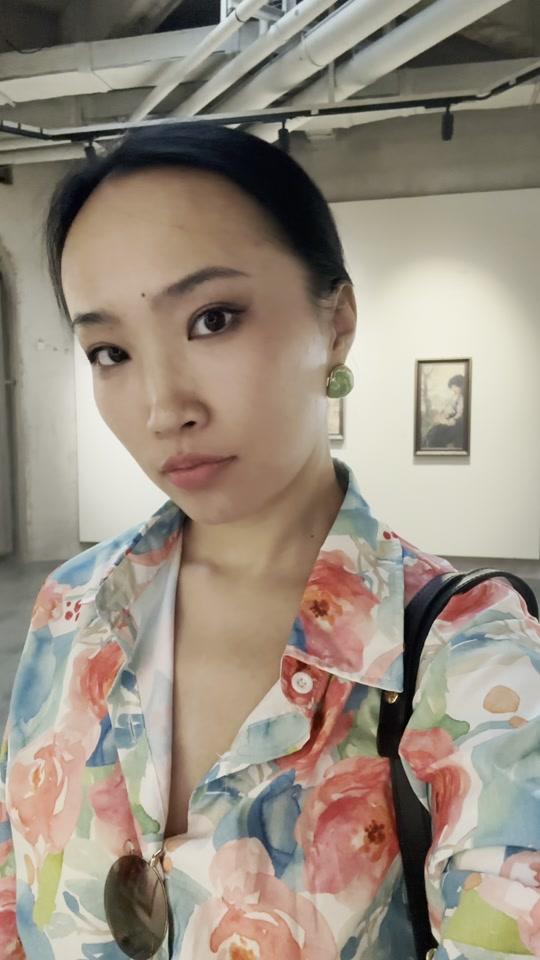
#> input picture Desktop/Digital Art/AE/video1/results/mvp/base_frame.jpg, 540 x 960 px, given in place of base_frame.png, which was not available
$ python living_painting_mvp.py
#> lines starting #> are read from the running program, lines starting #| are printed output that depends on the picture; pictures that were not available may be replaced by others from this repository, and a replacement may not be noted
#!/usr/bin/env python3
"""video2 MVP: 'living painting' — time-varying displacement of the oil-painting
surface only (frame + wall stay static), mimicking ref2's continuous texture
rearrangement. Output: jpg frames -> ffmpeg assembles 4s/30fps clip."""
import os, sys
import numpy as np
from PIL import Image
from scipy.ndimage import zoom, map_coordinates

BASE = os.path.expanduser("~/Desktop/Digital Art/AE/video2/results/mvp")
img = np.asarray(Image.open(os.path.join(BASE, "base_frame.png"))).astype(np.float32)
H, W = img.shape[:2]
#> H = 960; W = 540
print("base", W, "x", H)
#| base 540 x 960

# work at half res for speed
img_s = np.asarray(Image.fromarray(img.astype(np.uint8)).resize((W // 2, H // 2), Image.LANCZOS)).astype(np.float32)
h, w = img_s.shape[:2]
#> h = 480; w = 270

# painting inner-canvas rect as fractions of full frame (measured on preview):
# preview 720x1280: canvas x 18..690, y 300..880
x0, x1 = int(0.068 * w), int(0.912 * w)
#> x0 = 18; x1 = 246
y0, y1 = int(0.275 * h), int(0.648 * h)
#> y0 = 132; y1 = 311

# soft mask: 1 inside canvas, tight feather so the gilt frame never moves
mask = np.zeros((h, w), np.float32)
mask[y0:y1, x0:x1] = 1.0
from scipy.ndimage import gaussian_filter
mask = gaussian_filter(mask, 7)
mask[mask > 1] = 1

N = 120           # 4s @ 30fps
KEY_EVERY = 9
AMP = 9.0
GRID = (10, 6)    # coarse noise grid (rows, cols)

rng = np.random.default_rng(7)
nkeys = N // KEY_EVERY + 2
keys = rng.uniform(-1, 1, (nkeys, 2, *GRID)).astype(np.float32)

yy, xx = np.mgrid[0:h, 0:w].astype(np.float32)
os.makedirs(os.path.join(BASE, "frames"), exist_ok=True)

for f in range(N):
    k = f / KEY_EVERY
    i = int(k)
    t = k - i
    t = t * t * (3 - 2 * t)  # smoothstep between keyfields
    field = (1 - t) * keys[i] + t * keys[i + 1]
    dx = zoom(field[0], (h / GRID[0], w / GRID[1]), order=3, mode="nearest")[:h, :w]
    dy = zoom(field[1], (h / GRID[0], w / GRID[1]), order=3, mode="nearest")[:h, :w]
    dx = dx * AMP * mask
    dy = dy * AMP * 0.7 * mask
    coords = np.stack([yy + dy, xx + dx])
    out = np.empty_like(img_s)
    for c in range(img_s.shape[2]):
        out[:, :, c] = map_coordinates(img_s[:, :, c], coords, order=1, mode="nearest")
    Image.fromarray(out.astype(np.uint8)).save(os.path.join(BASE, "frames", "f%04d.jpg" % f), quality=92)
    if f % 30 == 0:
        print("frame", f)
#> this loop made 120 passes
#> pass 1, `Image.fromarray(out.astype(np.uint8)).save(os.path.join(BASE, "frames"..`:
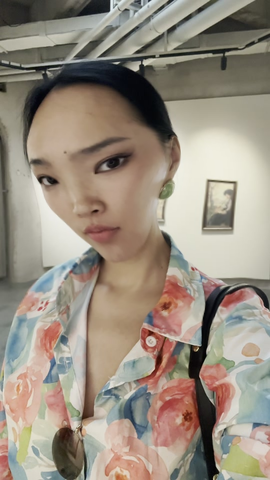
#> saved as f0000.jpg: PIL image 270x480 RGB; mean R, G, B 153.2, 142.4, 128.7
#> after the loop:
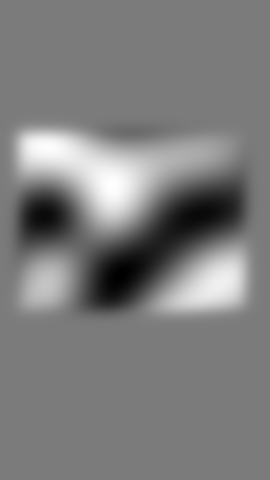
#> dx: shape (480, 270) float32; min -8.68, max 9.21, mean 0.139; drawn with min black and max white
#> after the loop:
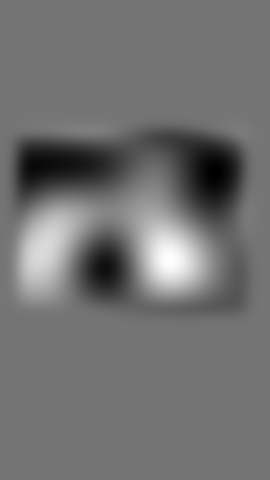
#> dy: shape (480, 270) float32; min -4.76, max 5.63, mean -0.111; drawn with min black and max white
#> after the loop:
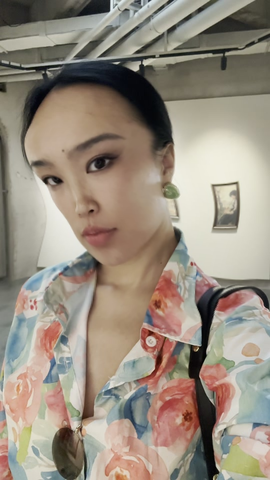
#> out: shape (480, 270, 3) float32; mean R, G, B 152.9, 142, 128.4
print("done", N, "frames at", w, "x", h)
#| done 120 frames at 270 x 480

$ run again, with Desktop/Digital Art/AE/video1/results/mvp/ref_frame.png saved as Desktop/Digital Art/AE/video1/results/mvp/base_frame.jpg
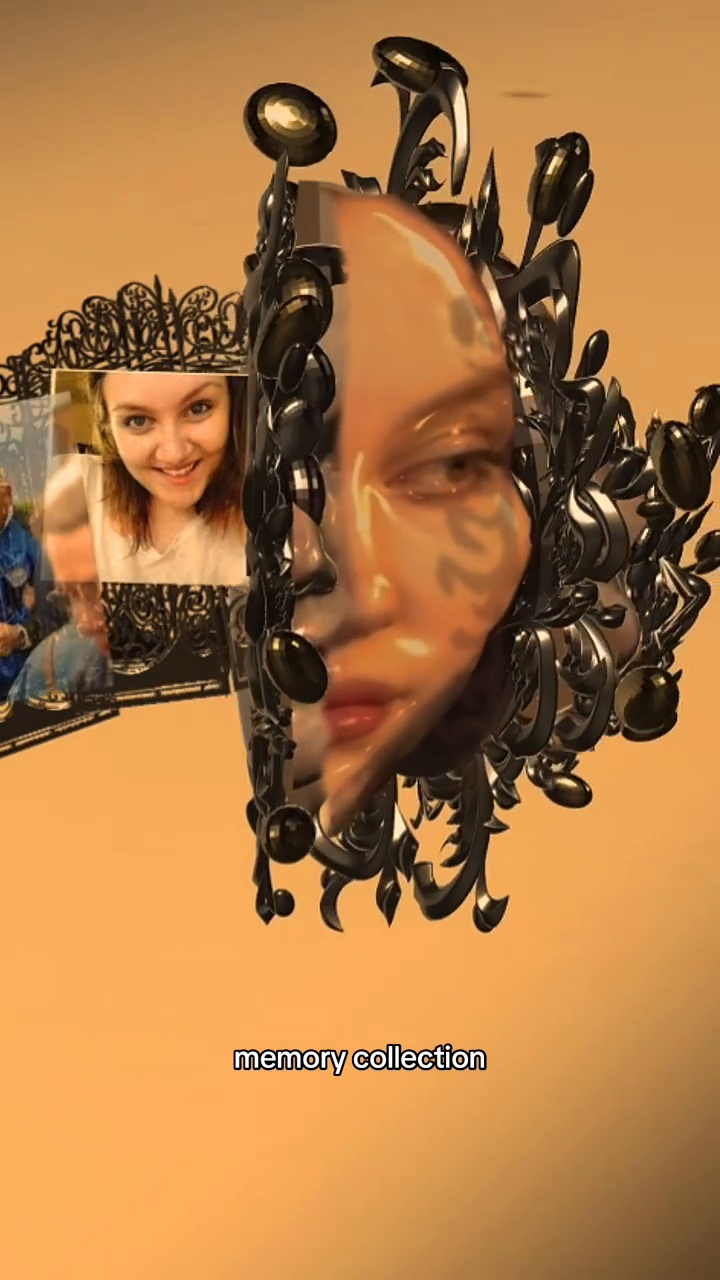
#> input picture Desktop/Digital Art/AE/video1/results/mvp/ref_frame.png, 720 x 1280 px, given in place of base_frame.png, which was not available
#| base 720 x 1280
#> the loop `for f in range(N):` made 120 passes
#> pass 1, `Image.fromarray(out.astype(np.uint8)).save(os.path.join(BASE, "frames"..`:
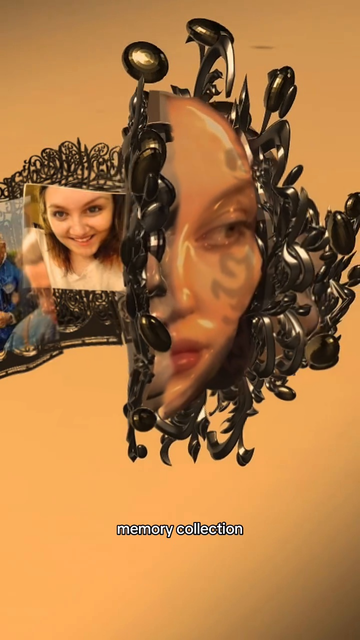
#> saved as f0000.jpg: PIL image 360x640 RGB; mean R, G, B 173, 120.8, 67.9
#> after the loop `for f in range(N):`:
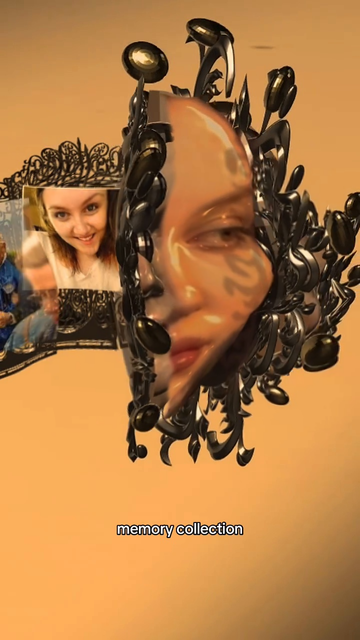
#> out: shape (640, 360, 3) float32; mean R, G, B 174.1, 121.5, 68.3
#| done 120 frames at 360 x 640
